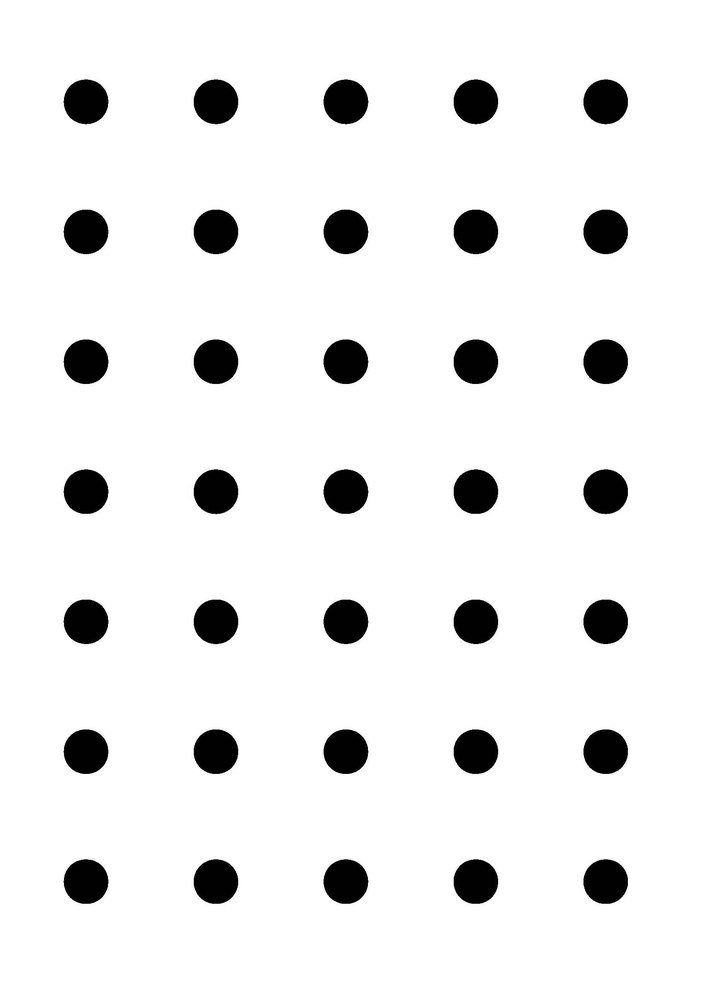
#> input picture FFT/pattern.jpg, 706 x 999 px, shrunk from 1654 x 2339 before the run
$ python test2.py
#> lines starting #> are read from the running program, lines starting #| are printed output that depends on the picture
import numpy as np
import matplotlib.pyplot as plt
from scipy import misc, fftpack


I = plt.imread('pattern.jpg')
#> I is the input picture: shape (999, 706); min 0, max 255, mean 235.2

# FFT
# F = np.fft.fft2(I)
# im = np.log(np.abs(np.fft.fftshift(F))**2)
# plt.imshow(im, cmap='gray')
# IFFT
IF = np.fft.ifft2(I)
im = np.log(np.abs(IF)**2)
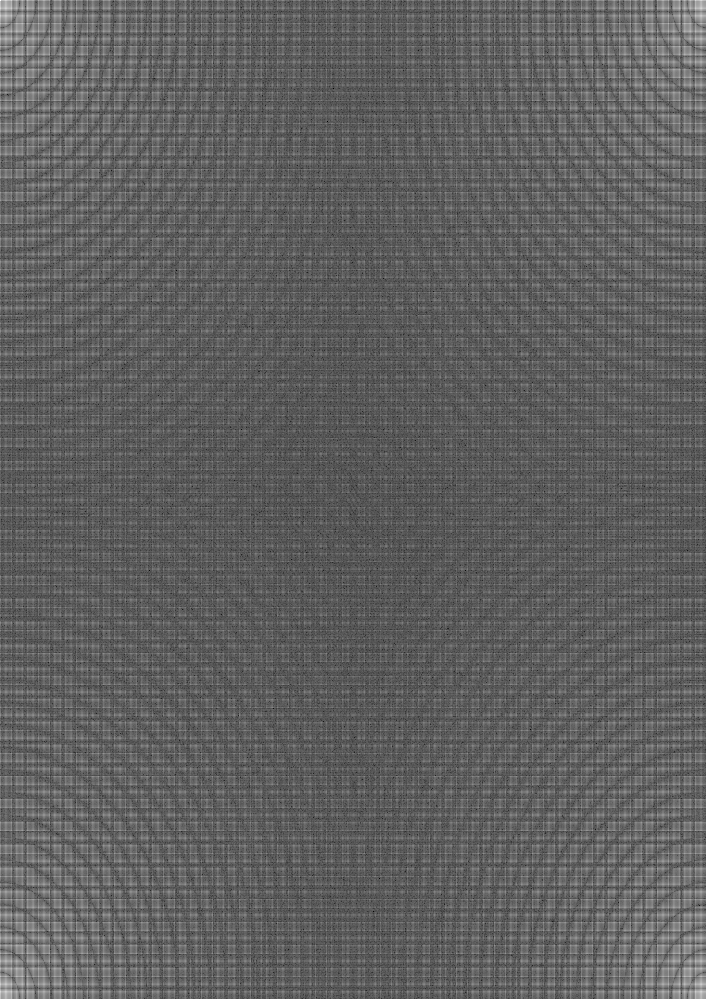
#> im: shape (999, 706) float64; min -26, max 10.92, mean -12.02; drawn with min black and max white
plt.imshow(im, cmap='gray')

plt.colorbar()
plt.show()
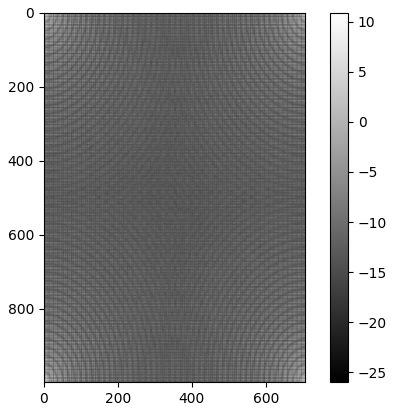
#> figure drawn by matplotlib, 2 panels
# [21 lines of commented-out code are left out]
